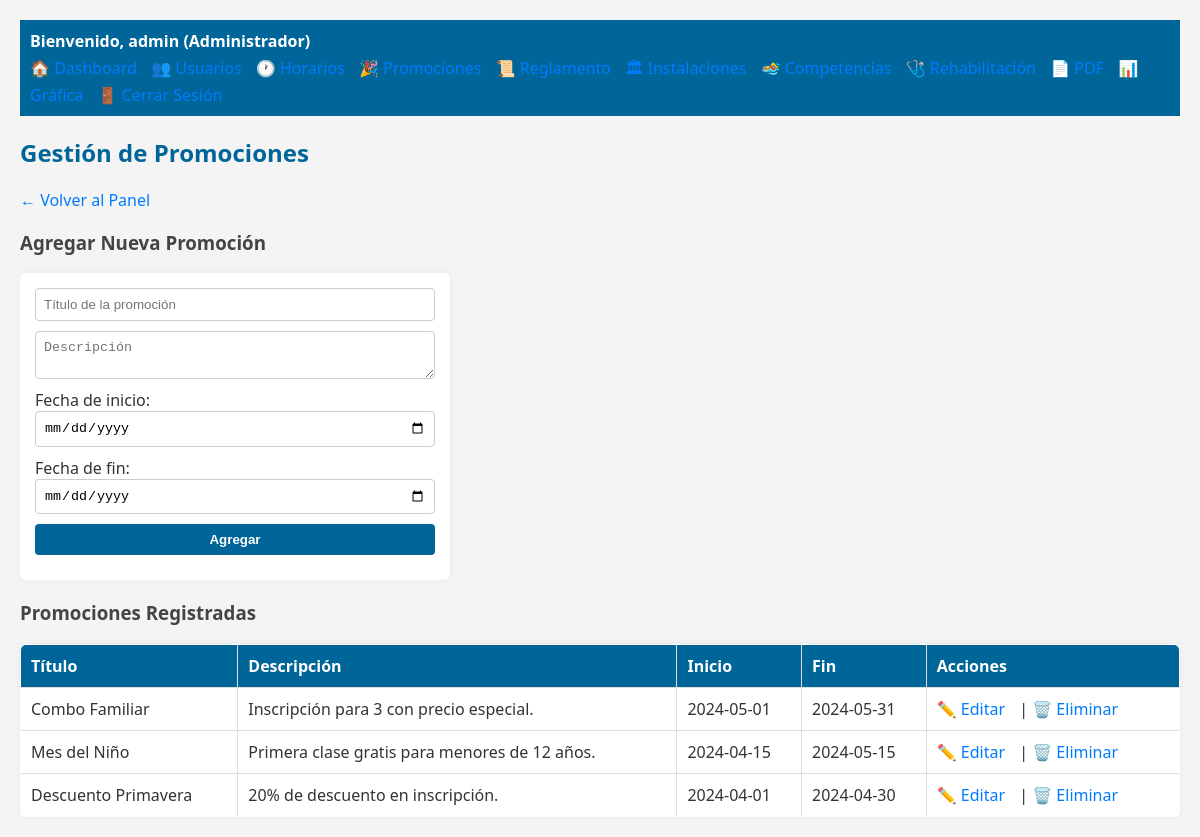
Page /admin/gestionar_promociones.php (signed in) on the committed database.
### tables this page shows
CREATE TABLE promociones (
    id INT AUTO_INCREMENT PRIMARY KEY,
    titulo VARCHAR(100),
    descripcion TEXT,
    fecha_inicio DATE,
    fecha_fin DATE
);

### admin/gestionar_promociones.php (the view, shortened to what this page needs)
<?php
require_once '../database/conexion.php';
include '../includes/navbar.php';
$sql = $conn->query("SELECT * FROM promociones ORDER BY fecha_inicio DESC");
$promociones = $sql->fetchAll(PDO::FETCH_ASSOC);
?>
<!DOCTYPE html>
<html lang="es">
<head>
    <link rel="stylesheet" href="../assets/estilos.css">
</head>
<body>
    <h2>Gestión de Promociones</h2>
    <a href="dashboard.php">← Volver al Panel</a>
    <h3>Agregar Nueva Promoción</h3>
    <form method="post">
        <input type="text" name="titulo" placeholder="Título de la promoción" required><br>
        <textarea name="descripcion" placeholder="Descripción" required></textarea><br>
        <label>Fecha de inicio:</label>
        <input type="date" name="fecha_inicio" required><br>
        <label>Fecha de fin:</label>
        <input type="date" name="fecha_fin" required><br>
        <button type="submit">Agregar</button>
    </form>
    <h3>Promociones Registradas</h3>
    <table border="1" cellpadding="10">
        <thead>
            <tr>
                <th>Título</th>
                <th>Descripción</th>
                <th>Inicio</th>
                <th>Fin</th>
                <th>Acciones</th>
            </tr>
        </thead>
        <tbody>
            <?php foreach ($promociones as $p): ?>
            <tr>
                <td><?= $p['titulo'] ?></td>
                <td><?= $p['descripcion'] ?></td>
                <td><?= $p['fecha_inicio'] ?></td>
                <td><?= $p['fecha_fin'] ?></td>
                <td>
                    <a href="editar_promocion.php?id=<?= $p['id'] ?>">✏️ Editar</a> |
                    <a href="eliminar_promocion.php?id=<?= $p['id'] ?>" onclick="return confirm('¿Eliminar esta promoción?')">🗑️ Eliminar</a>
                </td>
            </tr>
            <?php endforeach; ?>
        </tbody>
    </table>
</body>
</html>

### assets/estilos.css (style rules this page uses)
body { font-family: 'Segoe UI', sans-serif; background-color: #f4f4f4; margin: 0; padding: 20px; color: #333; }
h2 { color: #006699; }
h3 { color: #444; }
a { text-decoration: none; color: #007BFF; margin-right: 10px; }
form { background-color: #ffffff; padding: 15px; margin-bottom: 20px; border-radius: 6px; box-shadow: 0 0 8px rgba(0,0,0,0.05); max-width: 400px; }
form input, form select, form textarea, form button { width: 100%; margin-bottom: 10px; padding: 8px; border-radius: 4px; border: 1px solid #ccc; }
form button { background-color: #006699; color: white; font-weight: bold; cursor: pointer; border: none; }
table { width: 100%; border-collapse: collapse; background-color: #fff; border-radius: 6px; box-shadow: 0 0 6px rgba(0,0,0,0.05); overflow: hidden; }
table th, table td { border: 1px solid #ddd; padding: 10px; text-align: left; }
table th { background-color: #006699; color: white; }

### rows in the picture
promociones: titulo "Combo Familiar", descripcion "Inscripción para 3 con precio especial.", fecha_inicio "2024-05-01", fecha_fin "2024-05-31"
promociones: titulo "Mes del Niño", descripcion "Primera clase gratis para menores de 12 años.", fecha_inicio "2024-04-15", fecha_fin "2024-05-15"
promociones: titulo "Descuento Primavera", descripcion "20% de descuento en inscripción.", fecha_inicio "2024-04-01", fecha_fin "2024-04-30"

### other values in the picture
$usuario "admin"
$nivel "Administrador"
